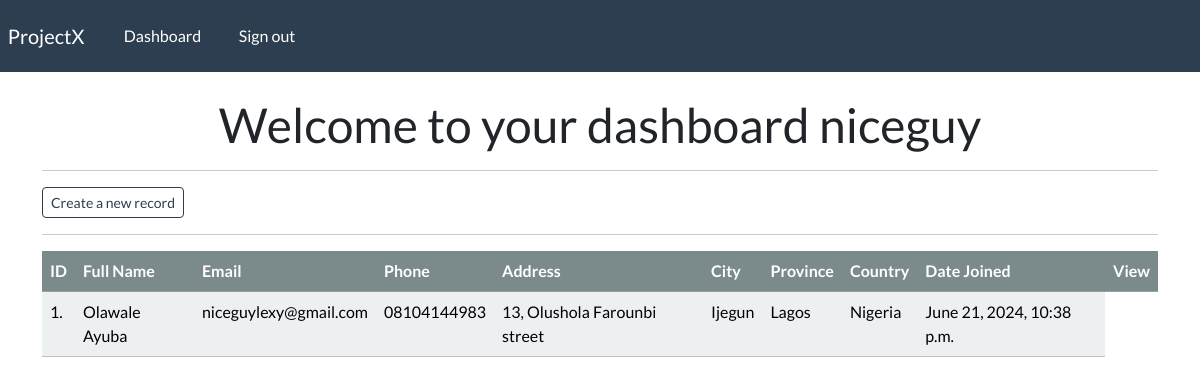
The page /dashboard (signed in) on the database its author committed.
### crm/CRM/core/models.py (models this page shows, shortened)
class Record(models.Model):
    created_date = models.DateTimeField(auto_now_add=True)
    first_name = models.CharField(max_length=100)
    last_name = models.CharField(max_length=100)
    email = models.CharField(max_length=255)
    phone = models.CharField(max_length=20)
    address = models.CharField(max_length=300)
    city = models.CharField(max_length=255)
    state = models.CharField(max_length=120)
    country = models.CharField(max_length=125)

### crm/CRM/core/views.py (the view)
# urls.py: path('dashboard', views.dashboard, name="dashboard"),
@login_required(login_url='login')
def dashboard(request):
    my_record = Record.objects.all()
    context = {
        'records': my_record
    }
    return render(request, 'core/dashboard.html', context=context)

### crm/CRM/core/templates/core/dashboard.html
{% extends 'core/base.html' %}
{% block content %}
<h1 class="text-center">Welcome to your dashboard {{user}}</h1>
<hr>
<a class="btn btn-outline-primary btn-sm" href="{% url 'create-record' %}">Create a new record</a>
<br>
<hr>
<table class="table table-light table-hover">
    <thead class="table-dark">
        <tr>
            <th scope="col">ID</th>
            <th scope="col">Full Name</th>
            <th scope="col">Email</th>
            <th scope="col">Phone</th>
            <th scope="col">Address</th>
            <th scope="col">City</th>
            <th scope="col">Province</th>
            <th scope="col">Country</th>
            <th scope="col">Date Joined</th>
            <th scope="col">View</th>
        </tr>
    </thead>
    <tbody>
        {% if records %}
            {% for record in records %}
                <tr>
                    <td> {{record.id}}. </td>
                    <td> {{record.first_name}} {{record.last_name}} </td>
                    <td> {{record.email}} </td>
                    <td> {{record.phone}} </td>
                    <td> {{record.address}} </td>
                    <td> {{record.city}} </td>
                    <td> {{record.state}} </td>
                    <td> {{record.country}} </td>
                    <td> {{record.created_date}} </td>
                </tr>
            {% endfor %}
        {% endif %}
    </tbody>
</table>
{% endblock %}

### crm/CRM/core/templates/core/base.html (shortened to what this page needs)
{% load static %}
<!DOCTYPE html>
<html>
    <head>
        <link rel="stylesheet" type="text/css" href="https://bootswatch.com/5/flatly/bootstrap.min.css">
        <link rel="stylesheet" type="text/css" href="{% static 'css/styles.css' %}">
    </head>
    <body>
         {% include 'core/navbar.html' %}
        <div class="container">
            <br>
            {% block content %}
            {% endblock %}
        </div>
    </body>
</html>

### crm/CRM/core/templates/core/navbar.html (shortened to what this page needs)
<nav class="navbar navbar-expand-lg navbar-dark bg-primary justify-content-center">
    <a class="navbar-brand main-heading" href="{% url '' %}">
      &nbsp; ProjectX
    </a>
      <div class="collapse navbar-collapse text-center" id="navbarNavDropdown">
        <ul class="navbar-nav mr-auto">
          {% if user.is_authenticated %}
            <li class="nav-item">
              <a class="nav-link" href="{% url 'dashboard' %}">Dashboard &nbsp;  </a>
            </li>
            <li class="nav-item">
              <a class="nav-link" href="{% url 'logout' %}">Sign out &nbsp;  </a>
            </li>
        </ul>
        {% endif %}
      </div>
  </nav>

### rows shown on the page
Record: id "1", first_name "Olawale", last_name "Ayuba", email "niceguylexy@gmail.com", phone "08104144983", address "13, Olushola Farounbi street", city "Ijegun", state "Lagos", country "Nigeria", created_date "June 21, 2024, 10:38 p.m."

### other values the page prints
{{ user }} "niceguy"
